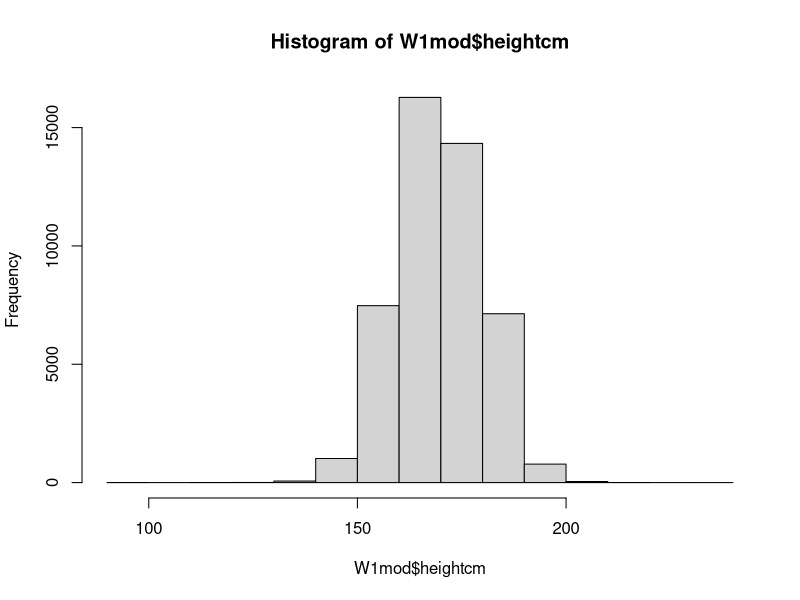
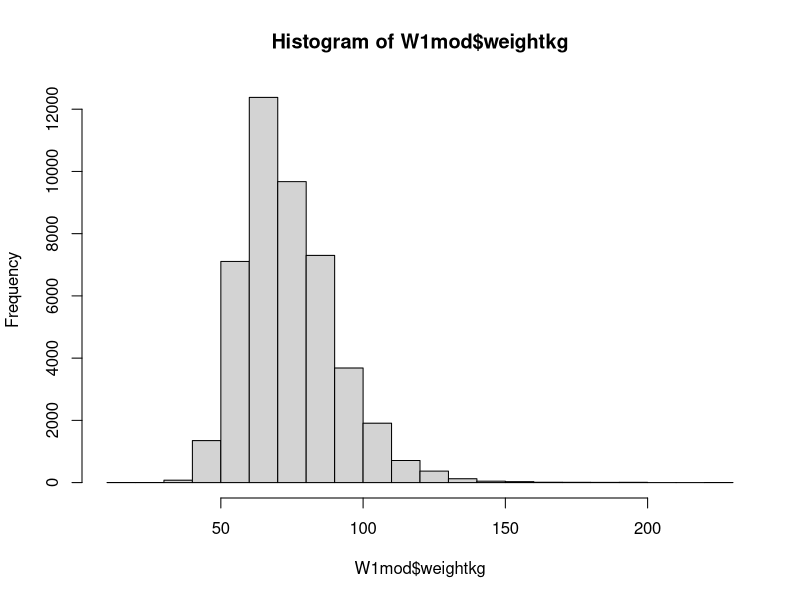
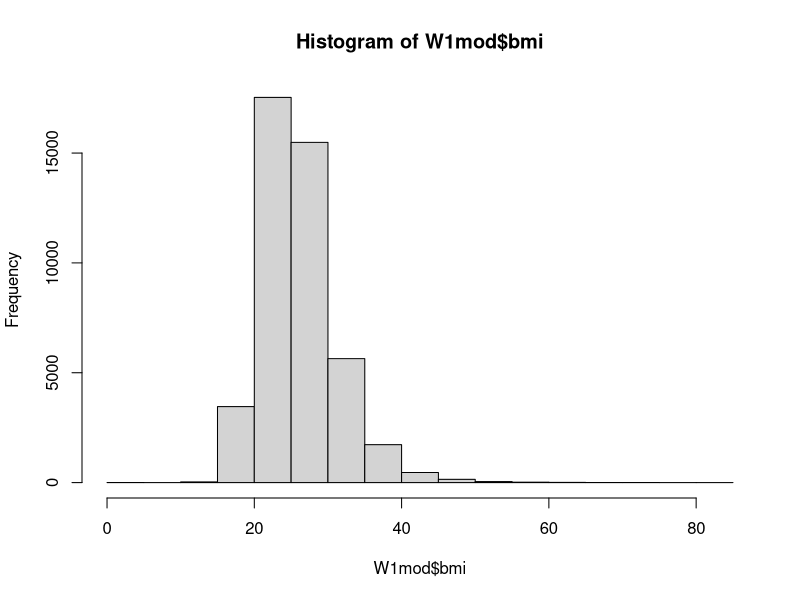

Write the R code that produced these figures, in order.
# 2 Feb 2018

# W1 is a data frame from the Understanding Society wave 1 with only a few selected variables

library(tidyverse)

# 1. Read W1 into R (it's a csv file). Explore the contents of the data using the data dictionary.

W1 <- read_csv("exData/W1.csv")
head(W1, 5)

# 2. What is a pipe operator (%>%) and how to use it

# %>%

table(W1$a_vote1)
prop.table(table(W1$a_vote1))

W1$a_vote1 %>%
  table() %>%
  prop.table()

# 3. Selecting variables: select()
# Exercise: only select the variables for id and measures of weight and height and save the result
# as a new data frame.

new <- W1 %>%
  select(pidp, a_hlht:a_hlwtk)
head(new)

# How can we do this in base R?
new2 <- subset(W1, select = c("pidp", "a_hlht"))
names(W1)

new3 <- W1[, c(1, 6:13)]

# 4. Selecting cases: filter()
# a) Select only women aged 18 to 25

W1 %>%
  filter(a_sex == 2 & a_dvage >= 18 & a_dvage <=25) %>%
  head(5)

# b) select only people born in Wales or Northern Ireland and aged over 40

W1 %>%
  filter((a_ukborn == 3 | a_ukborn == 4) & a_dvage > 40) %>%
  head(2)

# 5. Creating new variables: mutate()
# a) create a new dummy variable that takes a value 1 if a person was born in Scotland
# and 0 otherwise

new4 <- W1 %>%
  mutate(scotland = ifelse(a_ukborn == 2, 1, 0))
table(new4$scotland, new4$a_ukborn)

# More complicated case: create two (cleaned) variables for people's height in cm
# and weight in kg. (You can use dplyr or base R).
? if_else
? ifelse

# Create a variable for body mass index.

# 1 feet = 30.48cm
# 1 inch = 2.54cm
# 
# 1 stone = 6.35029318 kg
# 1 pound = 0.45359237 kg

# bmi = kg / m^2

W1mod <- W1 %>%
  mutate(heightcm = ifelse(a_hlht == 1 & a_hlhtf > 0, 
                           a_hlhtf*30.48 + a_hlhti*2.54,
                           ifelse(a_hlht == 2 & a_hlhtc > 0, 
                                  a_hlhtc, NA))) %>%
  mutate(weightkg = ifelse(a_hlwt == 1 & a_hlwts > 0, 
                           a_hlwts*6.35 + a_hlwtp*0.45,
                           ifelse(a_hlwt == 2 & a_hlwtk > 0, 
                                  a_hlwtk, NA))) %>%
  mutate(bmi = weightkg / (heightcm / 100)^2)

hist(W1mod$heightcm)
hist(W1mod$weightkg)
hist(W1mod$bmi)


# 6. Sorting cases: arrange()
# a) Arrange cases in the descending order by age

W1 %>%
  arrange(desc(a_dvage))

W1 %>%
  arrange(a_sex, desc(a_dvage)) %>%
  head(10)

# 7. Summarising data: summarise()

# a) Use summarise to find mean and median BMI and the proportion of people
# with BMI > 30 in the sample of people aged 25 to 55.
W1mod %>%
  filter(a_dvage >= 25 & a_dvage <= 55) %>%
  mutate(bmiover30 = ifelse(bmi > 30, 1, 0)) %>%
  summarise(
    meanBMI = mean(bmi, na.rm=TRUE), 
    medianBMI = median(bmi, na.rm=TRUE), 
    proportion = mean(bmiover30, na.rm=TRUE)
    )

# 8. Producing summary statistics by group:
# group_by() and summarise()

# Group the same by sex and age ("young": 18-35, "middle-aged": 36-55, "older": >55)
# and produce mean and median BMI and the proportion of people with BMI over 30 in each group.
# 

W1mod %>%
  mutate(bmiover30 = ifelse(bmi > 30, 1, 0)) %>%
  mutate(agegr = ifelse(a_dvage >= 18 & a_dvage <= 35, 1,
                        ifelse((a_dvage >= 36 & a_dvage <= 55), 2,
                        ifelse(a_dvage >= 56, 3, NA)))) %>%
  filter(!is.na(agegr)) %>%
  group_by(a_sex, agegr) %>%
  summarise(
    meanBMI = mean(bmi, na.rm=TRUE), 
    medianBMI = median(bmi, na.rm=TRUE), 
    proportion = mean(bmiover30, na.rm=TRUE)
  )

# Window functions in dplyr:
#   https://cran.r-project.org/web/packages/dplyr/vignettes/window-functions.html




# *********************

# Iteration in R


# 1. For loops
for (i in 1:5) {
  print(i)
}

# (i in 1:5): sequence
# {
#   print(i)
# }: body

# Calculating the number of characters in words
for (i in c("red", "blue", "yellow")) {
  print(nchar(i))
}

# R is a vectorised language and this is why we rarely use loops in R

nchar(c("red", "blue", "yellow"))

# 2. while loops

i = 1
# This is equivalent to i <- 1
while (i < 6) {
  print(i)
  i = i + 1
}

# (i < 6): condition
# {
#   print(i)
#   i = i + 1
# }: body
# i is a counter

# With while loops it is easy to write an infinite loop.
# Do not run:
# i = 1
# while (i < 6) {
#   print(i)
# }

# 3. repeat loops

i = 1
repeat {
  print(i)
  i = i + 1
  if (i > 5) break
}

# rarely used


# Exercises:

# 1. From here - http://www-math.bgsu.edu/~zirbel/programming/index.html
# Write some lines of code that will calculate the sum 1+2+3+...+300. 
# The idea is to create a variable that will store the current value of the sum.
# Set it to zero, then use a for loop that will run through the numbers 1, 2, 3, ... 
# and add each of these to the current sum.  After the for loop, output the value of the sum. 

# 2. Write some lines of code to calculate the sum 1·2+2·3+3·4+ ... + 249·250.

# 3. Write a program to calculate 10! ("10 factorial"), which is defined to be 10*9*8*7*6*5*4*3*2*1.

# 4. From here: http://maths-people.anu.edu.au/~johnm/courses/r/exercises/pdf/r-exercises.pdf
# (a) Create a for loop that, given a numeric vector, prints out one number per line,
# with its square and cube alongside.
# (b) Look up help(while). Show how to use a while loop to achieve the same result.
# (c) Show how to achieve the same result without the use of an explicit loop.

# **************************

# Next class (Monday 5 February)
# Read ch. 13 Relational data - http://r4ds.had.co.nz/relational-data.html
# Do the exercises.
# This corresponds to the following DataCamp course - 
#   https://www.datacamp.com/courses/joining-data-in-r-with-dplyr




